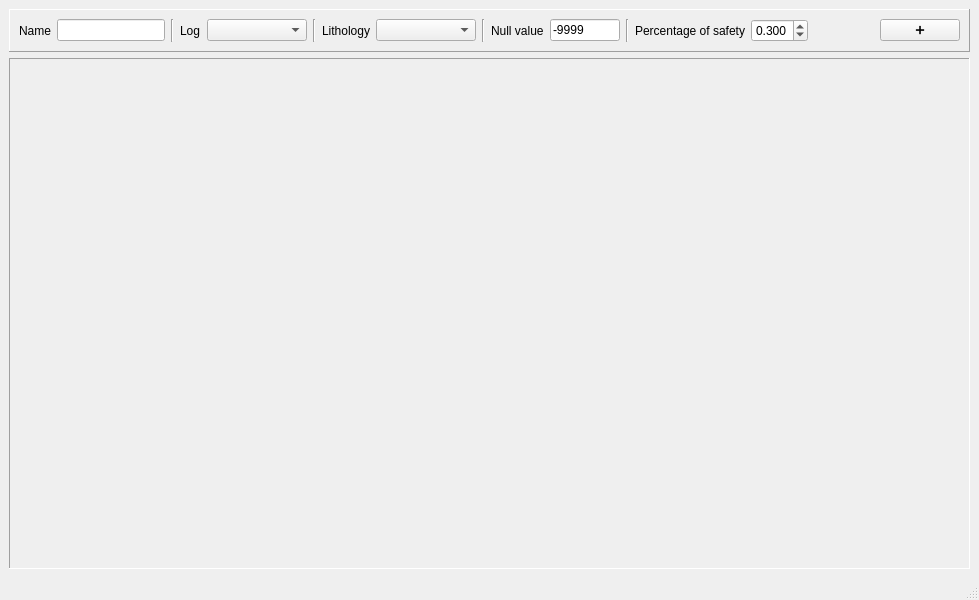
<?xml version="1.0" encoding="UTF-8"?>
<ui version="4.0">
 <class>MainWindow</class>
 <widget class="QMainWindow" name="MainWindow">
  <property name="geometry">
   <rect>
    <x>0</x>
    <y>0</y>
    <width>979</width>
    <height>600</height>
   </rect>
  </property>
  <property name="windowTitle">
   <string>MainWindow</string>
  </property>
  <widget class="QWidget" name="centralwidget">
   <layout class="QVBoxLayout" name="verticalLayout_3">
    <item>
     <widget class="QFrame" name="frame">
      <property name="frameShape">
       <enum>QFrame::Panel</enum>
      </property>
      <property name="frameShadow">
       <enum>QFrame::Raised</enum>
      </property>
      <layout class="QHBoxLayout" name="horizontalLayout">
       <item>
        <widget class="QLabel" name="label_5">
         <property name="text">
          <string>Name</string>
         </property>
        </widget>
       </item>
       <item>
        <widget class="QLineEdit" name="nameLineEdit"/>
       </item>
       <item>
        <widget class="Line" name="line_4">
         <property name="orientation">
          <enum>Qt::Vertical</enum>
         </property>
        </widget>
       </item>
       <item>
        <widget class="QLabel" name="label">
         <property name="text">
          <string>Log</string>
         </property>
        </widget>
       </item>
       <item>
        <widget class="QComboBox" name="logComboBox">
         <property name="minimumSize">
          <size>
           <width>100</width>
           <height>0</height>
          </size>
         </property>
        </widget>
       </item>
       <item>
        <widget class="Line" name="line">
         <property name="orientation">
          <enum>Qt::Vertical</enum>
         </property>
        </widget>
       </item>
       <item>
        <widget class="QLabel" name="label_2">
         <property name="text">
          <string>Lithology</string>
         </property>
        </widget>
       </item>
       <item>
        <widget class="QComboBox" name="lithologyComboBox">
         <property name="minimumSize">
          <size>
           <width>100</width>
           <height>0</height>
          </size>
         </property>
        </widget>
       </item>
       <item>
        <widget class="Line" name="line_2">
         <property name="orientation">
          <enum>Qt::Vertical</enum>
         </property>
        </widget>
       </item>
       <item>
        <widget class="QLabel" name="label_3">
         <property name="text">
          <string>Null value</string>
         </property>
        </widget>
       </item>
       <item>
        <widget class="QLineEdit" name="nullValueLineEdit">
         <property name="maximumSize">
          <size>
           <width>70</width>
           <height>16777215</height>
          </size>
         </property>
         <property name="text">
          <string>-9999</string>
         </property>
        </widget>
       </item>
       <item>
        <widget class="Line" name="line_3">
         <property name="orientation">
          <enum>Qt::Vertical</enum>
         </property>
        </widget>
       </item>
       <item>
        <widget class="QLabel" name="label_4">
         <property name="text">
          <string>Percentage of safety</string>
         </property>
        </widget>
       </item>
       <item>
        <widget class="QDoubleSpinBox" name="percentSafeSpinBox">
         <property name="decimals">
          <number>3</number>
         </property>
         <property name="minimum">
          <double>0.001000000000000</double>
         </property>
         <property name="maximum">
          <double>1.000000000000000</double>
         </property>
         <property name="singleStep">
          <double>0.001000000000000</double>
         </property>
         <property name="value">
          <double>0.300000000000000</double>
         </property>
        </widget>
       </item>
       <item>
        <spacer name="horizontalSpacer">
         <property name="orientation">
          <enum>Qt::Horizontal</enum>
         </property>
         <property name="sizeHint" stdset="0">
          <size>
           <width>40</width>
           <height>20</height>
          </size>
         </property>
        </spacer>
       </item>
       <item>
        <widget class="QPushButton" name="addButton">
         <property name="text">
          <string>➕</string>
         </property>
        </widget>
       </item>
      </layout>
     </widget>
    </item>
    <item>
     <widget class="QScrollArea" name="scrollArea">
      <property name="frameShape">
       <enum>QFrame::Panel</enum>
      </property>
      <property name="widgetResizable">
       <bool>true</bool>
      </property>
      <widget class="QWidget" name="scrollAreaWidgetContents">
       <property name="geometry">
        <rect>
         <x>0</x>
         <y>0</y>
         <width>959</width>
         <height>490</height>
        </rect>
       </property>
       <layout class="QVBoxLayout" name="verticalLayout_2">
        <item>
         <layout class="QGridLayout" name="coreSmaplesLayout"/>
        </item>
        <item>
         <spacer name="verticalSpacer">
          <property name="orientation">
           <enum>Qt::Vertical</enum>
          </property>
          <property name="sizeHint" stdset="0">
           <size>
            <width>20</width>
            <height>40</height>
           </size>
          </property>
         </spacer>
        </item>
       </layout>
      </widget>
     </widget>
    </item>
   </layout>
  </widget>
  <widget class="QMenuBar" name="menubar">
   <property name="geometry">
    <rect>
     <x>0</x>
     <y>0</y>
     <width>979</width>
     <height>21</height>
    </rect>
   </property>
  </widget>
  <widget class="QStatusBar" name="statusbar"/>
 </widget>
 <resources/>
 <connections/>
</ui>
